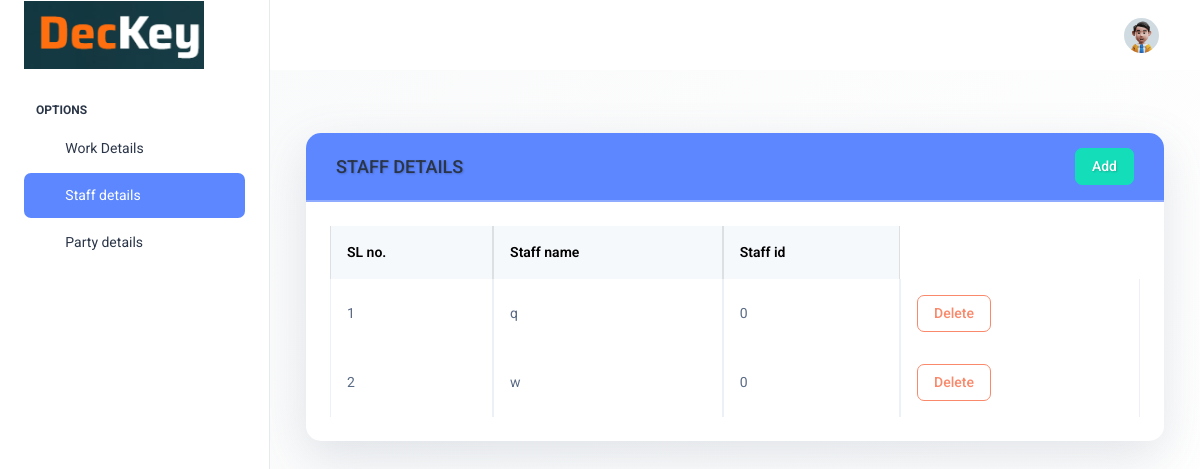
Page /view_staff (signed in) on the earlier database version.
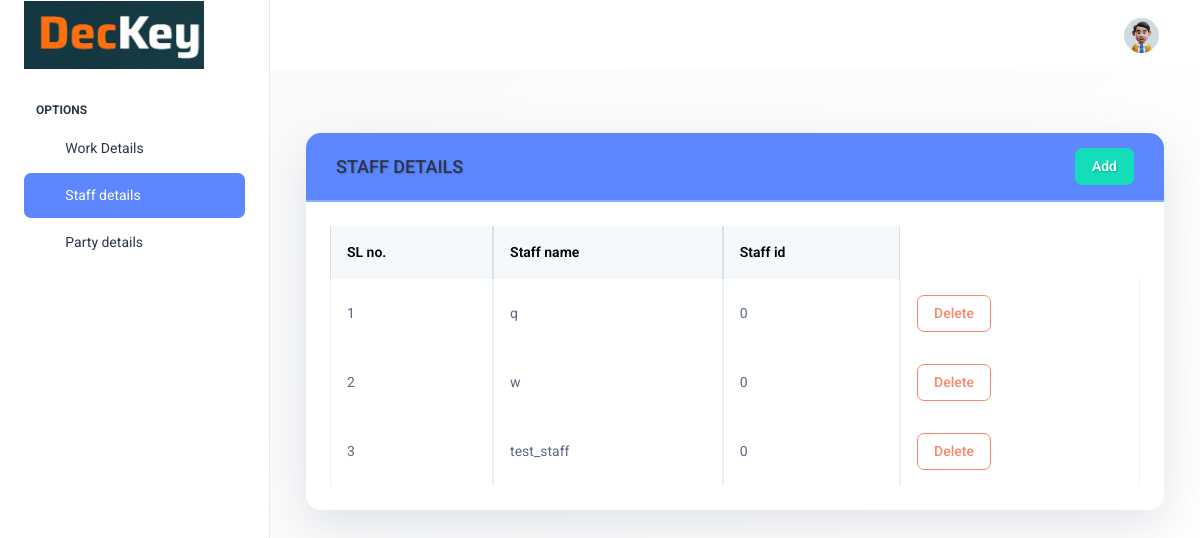
Same page on the later database version.
### dec_app/models.py (models this page shows, shortened)
class Staff(models.Model):
    staff_name = models.CharField(max_length=50)
    staff_id = models.CharField(max_length=10,default = 000)

### dec_app/views.py (the view)
# urls.py: path("view_staff",views.view_staff,name="view_staff"),
@login_required(login_url='loginpage')
def view_staff(request):
    data = Staff.objects.all()
    return render(request, 'views_staff.html', {'data': data})

### templates/views_staff.html (shortened to what this page needs)
{% extends 'userpage.html' %}
{% block content %}
<div class="container-fluid my-5">
    <div class="card shadow-lg border-0 slide-in">
        <div class="card-header bg-primary text-white d-flex align-items-center justify-content-between">
            <h4 class="card-title mb-0">STAFF DETAILS</h4>
            <a href="{% url 'add_staff' %}" class="btn btn-success" role="button" aria-pressed="true">Add</a>
        </div>
        <div class="card-body p-4">
            <div class="table-responsive">
                <table class="table table-hover table-bordered align-middle">
                    <thead class="table-light">
                        <tr>
                            <th scope="col">SL no.</th>
                            <th scope="col">Staff name</th>
                            <th scope="col">Staff id</th>
                        </tr>
                    </thead>
                    <tbody>
                        {% for i in data %}
                        <tr class="fade-in-row">
                            <td>{{forloop.counter}}</td>
                            <td>{{ i.staff_name }}</td>
                            <td>{{ i.staff_id }}</td>
                            <td><a href="{% url 'delete_staff' i.id %}" class="btn btn-outline-danger" role="button" aria-pressed="true">Delete</a></td>
                        </tr>
                        {% endfor %}
                    </tbody>
                </table>
            </div>
        </div>
    </div>
</div>
<link href="https://cdn.jsdelivr.net/npm/bootstrap-icons/font/bootstrap-icons.css" rel="stylesheet">
{% endblock %}

Differences in the rows shown:
added Staff: staff_name "test_staff", staff_id "0"
